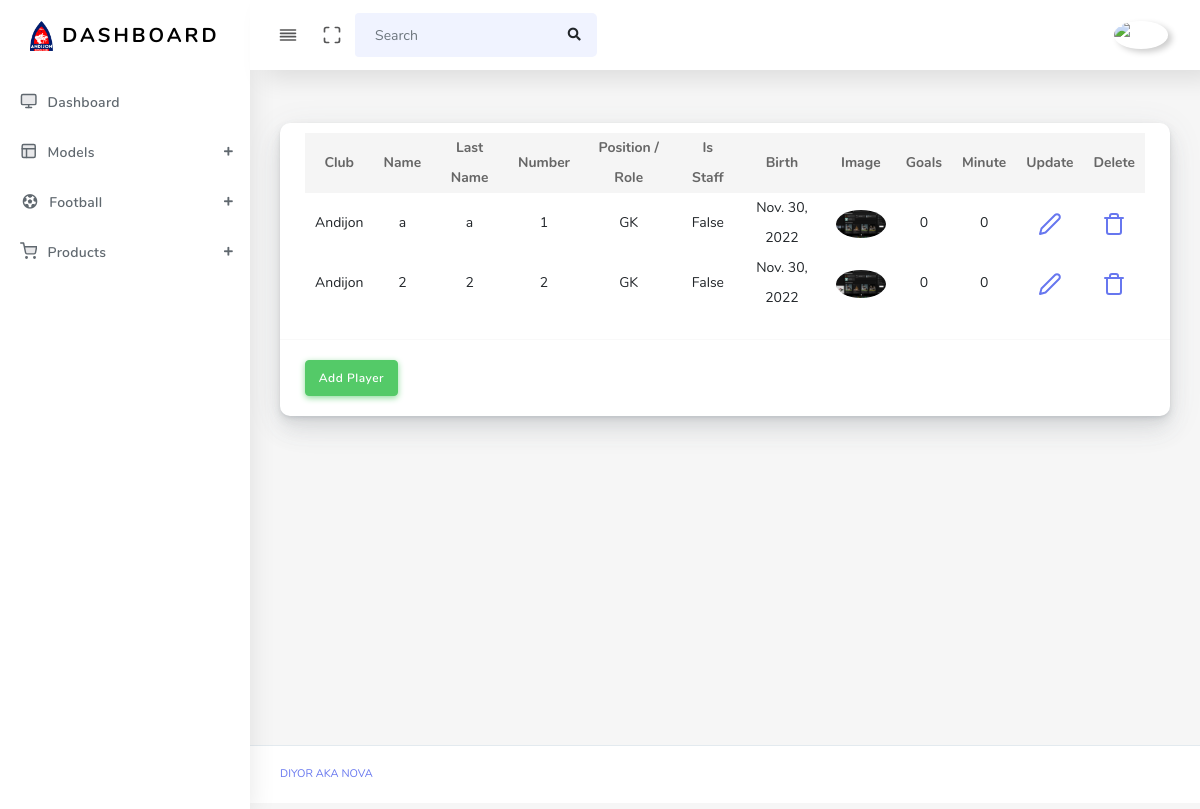
Page /player/ (signed in) on the committed database.
### main/models.py (models this page shows, shortened)
class Player(models.Model):  # done
    club = models.ForeignKey(Club, on_delete=models.SET_NULL, null=True, blank=True)
    name = models.CharField(max_length=210)
    l_name = models.CharField(max_length=210)
    number = models.IntegerField(null=True, blank=True)
    position = models.IntegerField(choices=(
        (1, 'GK'),
        (2, 'RB'), (3, 'CB'), (4, 'LB'),
        (5, 'CMD'), (6, 'MD'),
        (7, 'RW'), (8, 'LW'), (9, 'ST'),
        (10, 'trainer'), (11, 'sub-trainer'), (12, 'analytic')
    ))
    is_staff = models.BooleanField(default=False)
    birth = models.DateField()
    img = models.ImageField(upload_to='players/')
    goals = models.IntegerField(default=0)
    minute = models.IntegerField(default=0)

class Club(models.Model):  # done
    name = models.CharField(max_length=210)
    logo = models.ImageField(upload_to='club/')
    league = models.ForeignKey(League, on_delete=models.SET_NULL, null=True, blank=True)

### main/views.py (the view)
# urls.py: path('player/', player_view, name='player'),
@login_required(login_url='login')
def player_view(request):
    context = {
        'player': Player.objects.all(),
    }
    return render(request, 'player.html', context)

### templates/player.html
{% extends "base.html" %}
{% load static %}
{% block content %}
<div class="main-content">
    <section class="section">
        <div class="section-body">
            <div class="row">
                <div class="col-12 col-md-12 col-lg-12">
                    <div class="card">
                        <div class="card-header">
                            <table class="table table-hover" style="text-align: center;">
                                <thead>
                                    <tr>
                                        <th scope="col">Club</th>
                                        <th scope="col">Name</th>
                                        <th scope="col">Last Name</th>
                                        <th scope="col">Number</th>
                                        <th scope="col">Position / Role</th>
                                        <th scope="col">Is Staff</th>
                                        <th scope="col">Birth</th>
                                        <th scope="col">Image</th>
                                        <th scope="col">Goals</th>
                                        <th scope="col">Minute</th>
                                        <th scope="col">Update</th>
                                        <th scope="col">Delete</th>
                                    </tr>
                                </thead>
                                <tbody>
                                    {% for i in player %}
                                        <tr>
                                            <td>{{ i.club.name }}</td>
                                            <td>{{ i.name }}</td>
                                            <td>{{ i.l_name }}</td>
                                            <td>{{ i.number }}</td>
                                            <td>{{ i.get_position_display }}</td>
                                            <td>{{ i.is_staff }}</td>
                                            <td>{{ i.birth }}</td>
                                            <td><img alt="{{ i.img }}" src="{{ i.img.url }}" class="rounded-circle" width="50" data-toggle="tooltip"></td>
                                            {% if i.is_staff == False %}
                                                <td>{{ i.goals }}</td>
                                                <td>{{ i.minute }}</td>
                                            {% else %}
                                                <td>None</td>
                                                <td>None</td>
                                            {% endif %}
                                            <td><a href="{% url 'update-player' i.id %}"><i class="align-middle" data-feather="edit-2"></i></a></td>
                                            <td><a href="{% url 'delete-player' i.id %}"><i class="align-middle" data-feather="trash"></i></a></td>
                                        </tr>
                                    {% endfor %}
                                </tbody>
                            </table>
                        </div>
                        <div class="card-body">
                            <a href="{% url 'add-player' %}"><button class="btn btn-success">Add Player</button></a>
                        </div>
                    </div>
                </div>
            </div>
        </div>
    </section>
</div>
{% endblock %}

### rows in the picture
Player: club.name "Andijon", name "a", l_name "a", number "1", position "GK", is_staff "False", birth "Nov. 30, 2022", img (picture), goals "0", minute "0"
Player: club.name "Andijon", name "2", l_name "2", number "2", position "GK", is_staff "False", birth "Nov. 30, 2022", img (picture), goals "0", minute "0"
